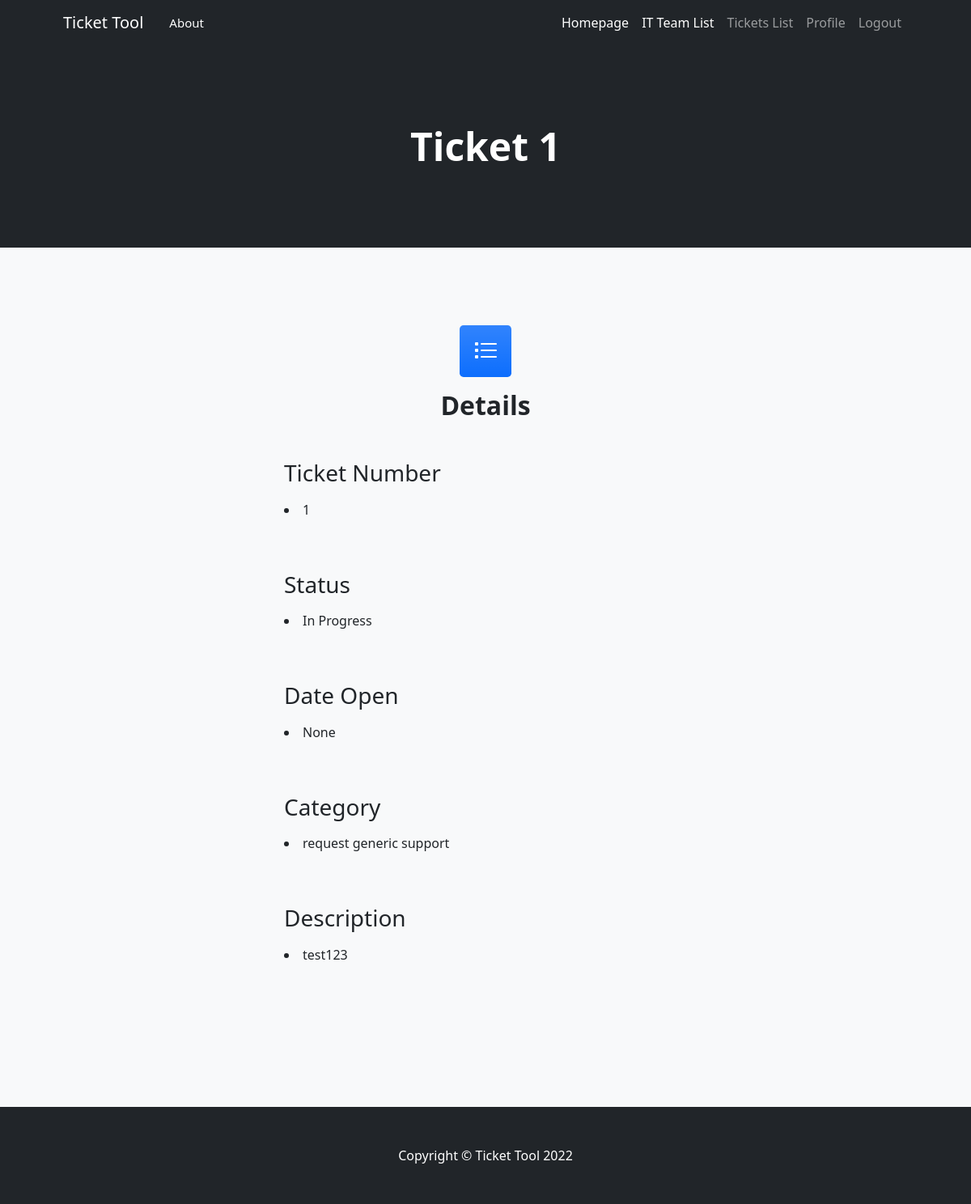
Screenshot of /Ticket/it/detail/1 with the database file from the repository.
### AppTickets/models.py (models this page shows)
class Ticket(models.Model):
    date_open=models.DateField(blank=True, null=True)
    status=models.CharField(max_length=50) #dropdown, cuando se crea el ticket el default debería ser open
    category=models.CharField(max_length=50) #dropdown
    description=models.CharField(max_length=500)

### AppTickets/views.py (the view)
# urls.py: path("Ticket/it/detail/<pk>",TicketDetailIT.as_view(),name="ticket_detail_it"),
class TicketDetailIT(DetailView):
    model=Ticket
    template_name="AppTickets/it_ticket_detail.html"

### AppTickets/templates/AppTickets/it_ticket_detail.html (shortened to what this page needs)
{% extends 'AppIT_Team/it_team.html' %}
{% block header %}
<h1 class="display-5 fw-bolder text-white mb-2"> Ticket {{ticket.id}}</h1>
{% endblock header %}
{% block content %}
<section class="bg-light py-5">
    <div class="container px-5 my-5 px-5">
        <div class="text-center mb-5">
            <div class="feature bg-primary bg-gradient text-white rounded-3 mb-3"><i class="bi-list-task"></i></div>
            <h2 class="fw-bolder">Details</h2>
        </div>
        <div class="row gx-5 justify-content-center">
            <div class="col-lg-6">
                    <div class="form-floating mb-3">
                        <h3>Ticket Number</h3>
                        <p><li>{{ticket.id}}</p>
                        <br><br>
                        <h3>Status</h3>
                        <p><li>{{ticket.status}}</p>
                        <br><br>
                        <h3>Date Open</h3>
                        <p><li>{{ticket.date_open}}</p>
                        <br><br>
                        <h3>Category</h3>
                        <p><li>{{ticket.category}}</p>
                        <br><br>
                        <h3>Description</h3>
                        <p><li>{{ticket.description}}</p>
                        <br><br>
                    </div>
            </div>
        </div>
    </div>
</section>
{% endblock content %}

### rows the page displays
Ticket: id "1", status "In Progress", date_open "None", category "request generic support", description "test123"
